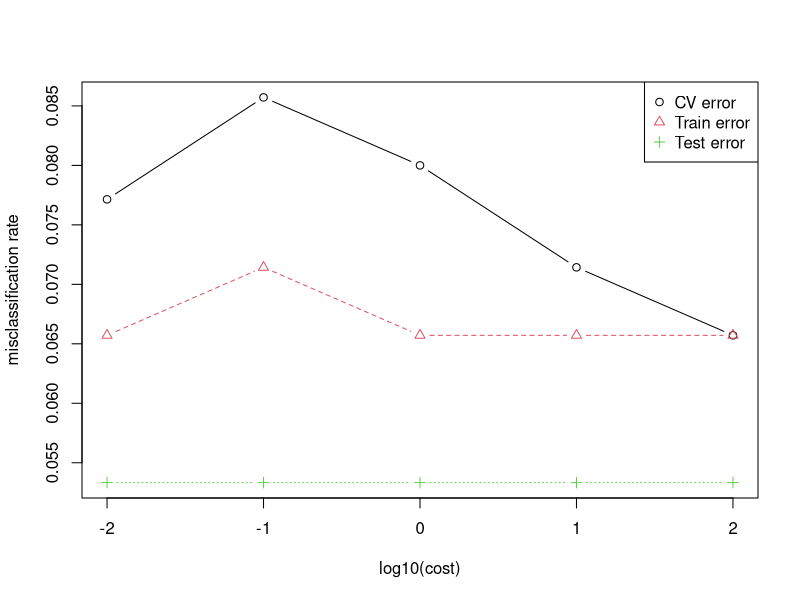

Recreate this plot in R.
set.seed(1)
library(e1071)

# (a) 生成 p=2 的二类数据（近线性可分）
n <- 500
x1 <- rnorm(n)
x2 <- rnorm(n)
# 线性边界上加一点噪声使几乎线性可分
y <- factor(ifelse(x1 + x2 + rnorm(n, sd = 0.4) > 0, "A", "B"))
dat <- data.frame(x1 = x1, x2 = x2, y = y)

# 划分训练与测试
train_idx <- sample(n, 350)
train <- dat[train_idx, ]
test  <- dat[-train_idx, ]

# (b) 对一系列 cost 值计算交叉验证误差（使用 tune.svm）并记录每个 cost 对应训练集上的支持向量数（误分类数）
costs <- c(0.01, 0.1, 1, 10, 100)
cv.err <- numeric(length(costs))
train.err <- numeric(length(costs))
train.svcount <- integer(length(costs))

for (i in seq_along(costs)) {
  C <- costs[i]
  # 使用 5 折交叉验证来估计误差（tune.svm 返回的 performance 为错误率）
  tune.out <- tune.svm(y ~ ., data = train, kernel = "linear",
                       cost = C, tunecontrol = tune.control(cross = 5))
  cv.err[i] <- tune.out$best.performance  # misclassification rate from CV for this cost
  
  # 在整个训练集上用该 cost 拟合并计算训练误差与支持向量数量
  fit <- svm(y ~ ., data = train, kernel = "linear", cost = C, scale = TRUE)
  pred.train <- predict(fit, train)
  train.err[i] <- mean(pred.train != train$y)
  train.svcount[i] <- length(fit$index)
}

# (c) 在测试集上计算每个 cost 的测试误差，找出使测试误差最小的 cost（以及使训练误差最小的 cost）
test.err <- numeric(length(costs))
for (i in seq_along(costs)) {
  fit <- svm(y ~ ., data = train, kernel = "linear", cost = costs[i], scale = TRUE)
  pred.test <- predict(fit, test)
  test.err[i] <- mean(pred.test != test$y)
}

# 汇总结果并输出
res <- data.frame(cost = costs,
                  cv_error = cv.err,
                  train_error = train.err,
                  test_error = test.err,
                  train_SV_count = train.svcount)
print(res)

best_cv <- res$cost[which.min(res$cv_error)]
best_test <- res$cost[which.min(res$test_error)]
best_train <- res$cost[which.min(res$train_error)]

cat("最优（CV 最小）cost =", best_cv, "\n")
cat("最优（测试误差最小）cost =", best_test, "\n")
cat("最优（训练误差最小）cost =", best_train, "\n")

# 可视化（可选）：cost vs 三类误差
matplot(log10(res$cost), res[, c("cv_error","train_error","test_error")], type = "b",
        pch = 1:3, col = 1:3, xlab = "log10(cost)", ylab = "misclassification rate")
legend("topright", legend = c("CV error","Train error","Test error"), col = 1:3, pch = 1:3)